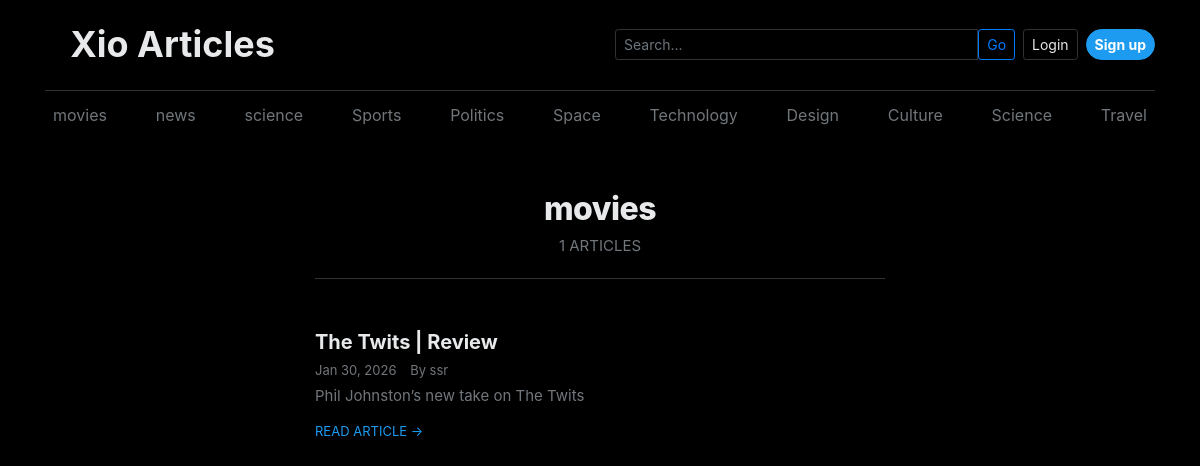
/category/movies/, run on the app's committed database.
### blogs/models.py (models this page shows, shortened)
class Category(models.Model):
    name = models.CharField(max_length=255,unique=True)
    created_at = models.DateTimeField(auto_now_add=True)
    updated_at = models.DateTimeField(auto_now=True)
    class Meta:
        verbose_name = 'Category'
        verbose_name_plural = 'Categories'

class Blog(models.Model):
    title = models.CharField(max_length=100)
    slug = models.SlugField(unique=True)
    author = models.ForeignKey(User, on_delete=models.CASCADE, blank=True, null=True) #auth.User(max_length=255)
    image = models.ImageField(upload_to='uploads/%Y/%m/%d/')
    description = models.TextField(max_length=255)
    status = models.IntegerField(choices=StatusChoices, default=StatusChoices.DRAFT)
    is_featured = models.BooleanField(default=False)
    content = models.TextField()
    category = models.ForeignKey(Category, on_delete=models.CASCADE)
    created_at = models.DateTimeField(auto_now_add=True)
    updated_at = models.DateTimeField(auto_now=True)

### blogs/views.py (the view)
# urls.py: path('<str:category_name>/', views.post_by_category, name='category')
def post_by_category(request, category_name):
    category = get_object_or_404(Category, name=category_name)
    blogs = Blog.objects.filter(category=category, status=1).order_by('-created_at')
    categories = Category.objects.all()
    context = {
        'blogs': blogs,
        'categories': categories,
        'category_name': category_name
    }
    return render(request, 'post_by_category.html', context)

### templates/post_by_category.html (shortened to what this page needs)
{% extends "base.html" %}
{% block content %}
    <div class="blog-list-container">
        <div class="category-header">
            <h1>{{ category_name }}</h1>
            <p>{{ blogs.count }} ARTICLES</p>
        </div>
        {% if blogs %}
            {% for blog in blogs %}
            <article class="blog-article">
                <h2 class="blog-article-title">
                    <a href="/blog/{{ blog.slug }}/">{{ blog.title }}</a>
                </h2>
                <div class="blog-article-meta">
                    <span>{{ blog.created_at|date:"M d, Y" }}</span>
                    <span>By {{ blog.author.username }}</span>
                </div>
                <p class="blog-article-description">{{ blog.description }}</p>
                <a href="/blog/{{ blog.slug }}/" class="read-more">Read Article →</a>
            </article>
            {% endfor %}
        {% else %}
            <div class="no-posts" style="text-align: center; padding: 60px 20px; font-size: 18px; color: #536471;">
                <p>No articles in this category.</p>
            </div>
        {% endif %}
    </div>
{% endblock %}

### templates/base.html (shortened to what this page needs)
{% load static %}
<!DOCTYPE html>
<html lang="en">
<head>
    <link href="https://getbootstrap.com/docs/4.0/dist/css/bootstrap.min.css" rel="stylesheet">
    <link href="{% static 'css/blog.css' %}" rel="stylesheet">
</head>
<body>
    <div class="container">
      <header class="blog-header py-3">
        <div class="row flex-nowrap justify-content-between align-items-center">
          <div class="col-3 text-center">
            <a class="blog-header-logo" href="{% url 'home' %}">Xio Articles</a>
          </div>
          <div class="col-6 d-flex gap-2 align-items-center">
            <form action="{% url 'search' %}" method="GET" class="mr-2 input-group">
                <input type="text" name="keyword" class=" form-control form-control-sm" value="{{keyword}}" placeholder="Search..." aria-label="Search">
                <button class="btn btn-sm btn-outline-primary" type="submit">Go</button>
            </form>
            {% if user.is_authenticated %}
            <a class="btn btn-sm btn-outline-secondary mr-2" href="{% url 'dashboard/home' %}">Dashboard</a>
            <a class="btn btn-sm btn-outline-secondary" href="{% url 'logout' %}">Logout</a>
            {% else %}
            <a class="btn btn-sm btn-outline-secondary mr-2" href="{% url 'login' %}">Login</a>
            <a class="btn btn-sm btn-primary text-white" href="{% url 'register' %}">Sign up</a>
            {% endif %}
          </div>
        </div>
      </header>
        <div class="nav-scroller py-1 mb-2">
            <nav class="nav d-flex justify-content-between">
                {% for cat in categories %}
                <a class="p-2 text-muted" href="/category/{{ cat.name }}/">{{ cat.name }}</a>
                {% endfor %}
            </nav>
        </div>
        {% block content %}{% endblock %}
    </div>
</body>
</html>

### blog_main/static/css/blog.css (style rules this page uses)
.blog-header { border-bottom: 1px solid #e5e5e5; }
.blog-header-logo { font-family: -apple-system, BlinkMacSystemFont, "Segoe UI", Roboto, Helvetica, Arial, sans-serif; font-size: 2.25rem; font-weight: bold; color: #000; }
h1, h2, h3, h4, h5, h6 { font-family: -apple-system, BlinkMacSystemFont, "Segoe UI", Roboto, Helvetica, Arial, sans-serif; }

### templates/base.html (style rules this page uses)
:root { --bg-color: #000000; --text-color: #e7e9ea; --text-muted: #71767b; --border-color: #2f3336; --accent-color: #1d9bf0; --accent-hover: #1a8cd8; --card-bg: #000000; }
body { background-color: var(--bg-color); font-family: -apple-system, BlinkMacSystemFont, "Segoe UI", Roboto, Helvetica, Arial, sans-serif; color: var(--text-color); line-height: 1.6; }
a { color: var(--accent-color); }
.category-header { border-bottom: 1px solid var(--border-color); padding: 20px 0; margin: 30px 0; text-align: center; }
.category-header h1 { font-family: -apple-system, BlinkMacSystemFont, "Segoe UI", Roboto, Helvetica, Arial, sans-serif; font-size: 32px; font-weight: 800; margin: 0; letter-spacing: -0.5px; color: var(--text-color); }
.category-header p { margin: 5px 0 0 0; font-size: 15px; color: var(--text-muted); letter-spacing: normal; }
.blog-list-container { max-width: 600px; margin: 0 auto; padding: 0 15px; }
.blog-article { border-bottom: 1px solid var(--border-color); padding: 20px 0; margin-bottom: 0; }
.blog-article:last-child { border-bottom: none; }
.blog-article-title { font-family: -apple-system, BlinkMacSystemFont, "Segoe UI", Roboto, Helvetica, Arial, sans-serif; font-size: 20px; font-weight: 700; margin: 0 0 5px 0; line-height: 1.3; }
.blog-article-title a { color: var(--text-color); text-decoration: none; }
.blog-article-meta { font-size: 13px; color: var(--text-muted); margin-bottom: 5px; border-bottom: none; padding-bottom: 0; }
.blog-article-meta span { margin-right: 10px; }
.blog-article-description { font-size: 15px; margin: 5px 0 10px 0; color: var(--text-muted); line-height: 1.5; }
.read-more { font-size: 13px; font-weight: normal; letter-spacing: normal; text-transform: uppercase; color: var(--accent-color); text-decoration: none; }
.text-muted { color: var(--text-muted) !important; }
.form-control { background-color: #000; border: 1px solid var(--border-color); color: var(--text-color); }
.btn-primary { background-color: var(--accent-color); border-color: var(--accent-color); border-radius: 9999px; font-weight: bold; }
.blog-header { border-bottom: 1px solid var(--border-color) !important; }
.blog-header-logo { color: var(--text-color) !important; }
.btn-outline-secondary { color: var(--text-color); border-color: var(--border-color); }

### data on the page
Category: name "movies"
Category: name "news"
Category: name "science"
Category: name "Sports"
Category: name "Politics"
Category: name "Space"
Category: name "Technology"
Category: name "Design"
Category: name "Culture"
Category: name "Science"
Category: name "Travel"
Blog: title "The Twits | Review", created_at "Jan 30, 2026", author.username "ssr", description "Phil Johnston’s new take on The Twits"

### other printed values
{{ blogs.count }} "1"
